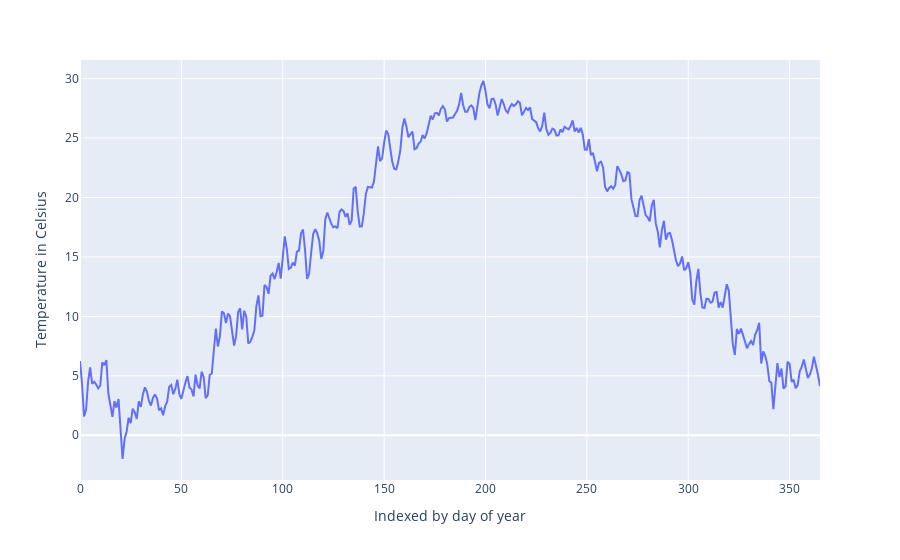

Write notebook code for a chart like this one.
### Code cell
px.line(daily_mean_teamp_05_to_15, y='Temperature', labels={'Temperature':'Temperature in Celsius', 'index': 'Indexed by day of year'})

### Figure 1 — Plotly figure (JSON) as saved in the notebook; plotly's stock layout.template omitted (floating-point values rounded to 4 significant figures; data arrays with more than 128 entries replaced by an {"elided": "..."} marker saying what was removed)
{"data": [{"hovertemplate": "Indexed by day of year=%{x}<br>Temperature in Celsius=%{y}<extra></extra>", "legendgroup": "", "line": {"color": "#636efa", "dash": "solid"}, "marker": {"symbol": "circle"}, "mode": "lines", "name": "", "orientation": "v", "showlegend": false, "type": "scatter", "x": {"elided": "366 int values"}, "xaxis": "x", "y": {"elided": "366 float values"}, "yaxis": "y"}], "layout": {"legend": {"tracegroupgap": 0}, "margin": {"t": 60}, "xaxis": {"anchor": "y", "domain": [0, 1], "title": {"text": "Indexed by day of year"}}, "yaxis": {"anchor": "x", "domain": [0, 1], "title": {"text": "Temperature in Celsius"}}}}
